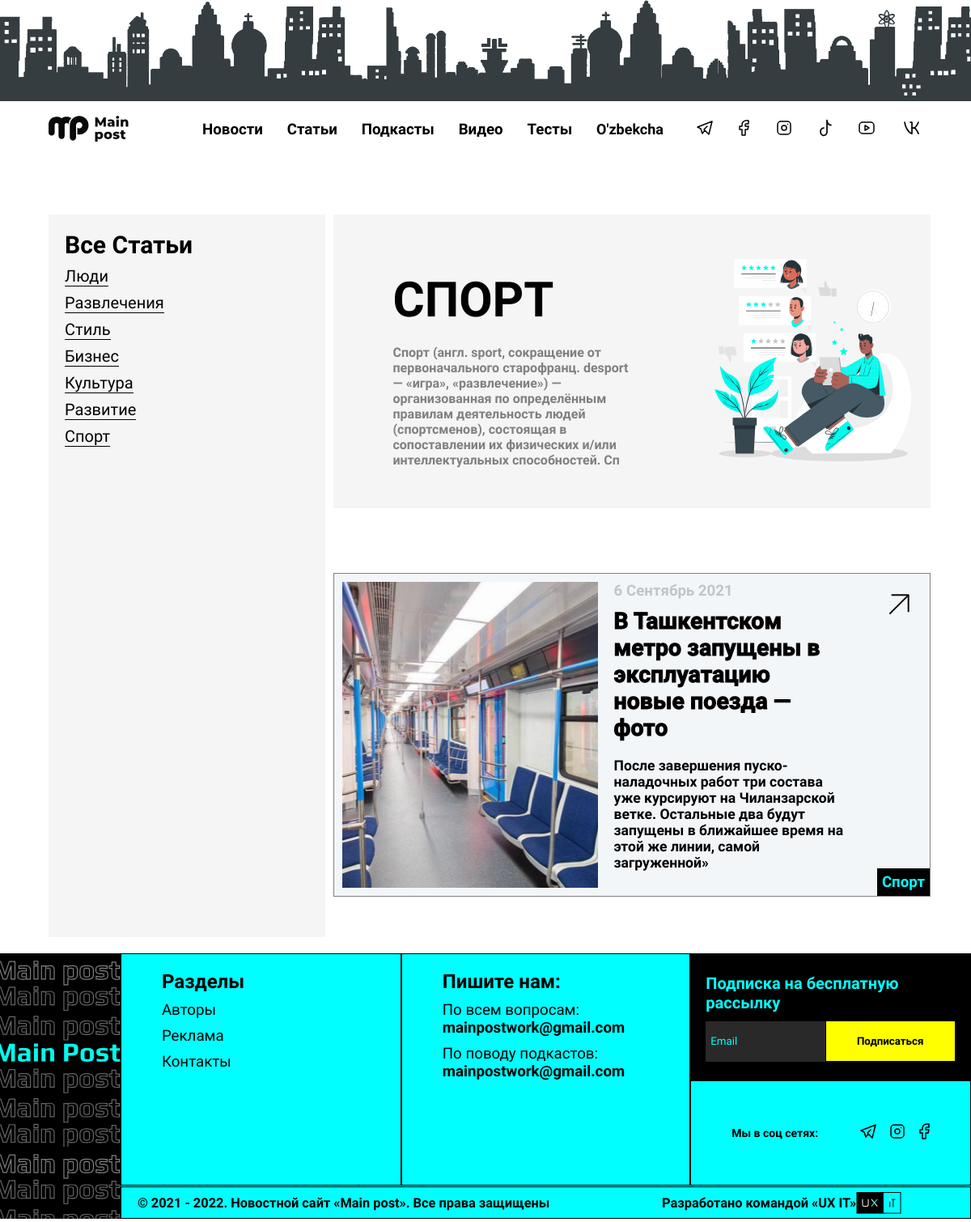
Screenshot of /ru/category/sport/ with the database file from the repository.
### main/models.py (models this page shows, shortened)
class Categories(models.Model):
    name = models.CharField("Название категории", max_length=120)
    description = models.TextField("Описание", max_length=250)
    url = models.SlugField(max_length=120, unique=True)
    def __str__(self):
        return self.name
    class Meta:
        verbose_name = "Категория"
        verbose_name_plural = "Категории"

class Articles(models.Model):
    short_title = models.CharField("Короткое название", max_length=120)
    video = models.CharField("Ссылка YouTube", max_length=500, blank=True)
    title = models.CharField("Название статьи", max_length=250)
    title1 = models.CharField("Короткое название 1", max_length=120)
    title2 = models.CharField("Короткое название 2", max_length=120)
    image = models.ImageField("Картинка", upload_to="article/%Y/%m/%d/")
    slug = models.SlugField("Slug", max_length=120, unique=True)
    categories = models.ForeignKey("Categories",
                                   verbose_name="Категории",
                                   on_delete=models.CASCADE,
                                   related_name="category")
    short_description = models.TextField("Короткое описание", max_length=300)
    description = models.TextField("Описание статьи", )
    date_created = models.DateTimeField("Дата создания", default=timezone.now)   # auto_now_add=True
    date_updated = models.DateTimeField("Дата обновления", auto_now=True)        # auto_now=True
    views = models.PositiveIntegerField("Просмотры", default=0)
    author = models.ForeignKey("Author", verbose_name="Автор", related_name="author", on_delete=models.PROTECT)
    class Meta:
        verbose_name = "Статья"
        verbose_name_plural = "Статьи"
        ordering = ["-id"]

### main/views.py (the view)
# urls.py: path("category/<slug:slug>/", views.category_view, name="category_view"),
def category_view(request, slug):
    page = request.GET.get('page', 1)
    category = get_object_or_404(Categories, url=slug)
    categories_list = Categories.objects.all()
    articles = Articles.objects.filter(categories_id=category.id)
    paginator = Paginator(articles, 3)
    try:
        page_obj = paginator.page(page)
    except PageNotAnInteger:
        page_obj = paginator.page(1)
    except EmptyPage:
        page_obj = paginator.page(paginator.num_pages)
    return render(request, "main/category.html", {"category": category,
                                                  "categories": categories_list,
                                                  "articles": articles,
                                                  "page_obj": page_obj,
                                                  })

### main/templates/main/category.html (shortened to what this page needs)
{% load static i18n %}
<!DOCTYPE html>
<html lang="en">
<head>
    <link rel="stylesheet" href="{% static 'css/category.css' %}">
    <link rel="stylesheet" href="{% static 'css/header.css' %}">
    <link rel="stylesheet" href="{% static 'css/footer.css' %}">
    <link rel="stylesheet" href="{% static 'css/paginator.css' %}">
</head>
<body>
    <div class="adv" style="margin-top: 0">
        <img src="{% static 'img/reklama.png' %}" alt="da">
    </div>
     {% include 'include/header_for_categories.html' %}
    <div class="wrapper">
        <div class="container">
            <div class="left__sidebar">
                <div class="left__sidebar__text">
                    <div class="left_sidebar__title">
                        <a href="{% url 'categories' %}"><h2>Все Статьи</h2></a>
                    </div>
                    {% for category in categories %}
                        <div class="left_sidebar__link"><a style="border-bottom: 1px solid black;" href="{% url 'category_view' category.url %}">{{ category.name }}</a></div>
                    {% endfor %}
                </div>
            </div>
            <div class="right__sidebar">
                <div class="right_sidebar__image">
                    <div class="right_sidebar__text">
                        <div class="right_sidebar__title">
                         <a href="#"><h2>{{ category.name|upper }}</h2></a>
                        </div>
                        <div class="right_sidebar__subtitle">
                            <h4>{{ category.description }}</h4>
                        </div>
                    </div>
                    <div class="right_imgg">
                        <img src="{% static 'img/cuate.svg' %}" alt="da" height="250px">
                    </div>
                </div>
                <div class="redact_wrap">
                    <div class="redact_container">
                        <div class="redact__content">
                        {% for article in page_obj %}
                            <div class="redact_item">
                                <div class="redact_left">
                                    <div class="redact_left__logo"
                                         style="background-image: url({{ article.image.url }});">
                                    </div>
                                    <div class="redact_left__text">
                                        <div class="redact_date">
                                            <h3>{{ article.date_created|date:"j F Y" }}</h3>
                                        </div>
                                        <div class="redact_title">
                                            <a href="{% url 'article_detail' article.slug %}">
                                                <h2>{{ article.title }}</h2></a>
                                        </div>
                                        <div class="redact_subtitle">
                                            <h3>{{ article.short_description }}</h3>
                                        </div>
                                    </div>
                                </div>
                                <div class="redact_right">
                                    <div class="redact_right__logo">
                                        <a href="#"><img src="{% static 'img/ic_arrow-up-right12.svg' %}"
                                                         alt="arrow"></a>
                                    </div>
                                    <div class="redact_ending">
                                        <a href="#"><h3>{{ article.categories }}</h3></a>
                                    </div>
                                </div>
                            </div>
                        {% endfor %}
                        </div>
                    </div>
                </div>
            </div>
        </div>
    </div>
    {% include 'include/footer.html' %}
</body>
</html>

### static/css/header.css (style rules this page uses)
.adv { width: 100%; }
.adv img { width: 100%; }

### static/css/footer.css (style rules this page uses)
* { padding: 0; margin: 0; box-sizing: border-box; color: inherit; text-decoration: none; outline: none; }

### static/css/paginator.css (style rules this page uses)
.wrapper { margin: 0; }

### rows the page displays
Categories: name "Люди"
Categories: name "Развлечения"
Categories: name "Стиль"
Categories: name "Бизнес"
Categories: name "Культура"
Categories: name "Развитие"
Categories: name "Спорт", name "СПОРТ", description "Спорт (англ. sport, сокращение от первоначального старофранц. desport — «игра», «развлечение») — организованная по определённым правилам деятельность людей (спортсменов), состоящая в сопоставлении их физических и/или интеллектуальных способностей. Сп"
Articles: image (picture), date_created "6 Сентябрь 2021", title "В Ташкентском метро запущены в эксплуатацию новые поезда — фото", short_description "После завершения пуско-наладочных работ три состава уже курсируют на Чиланзарской ветке. Остальные два будут запущены в ближайшее время на этой же линии, самой загруженной»", categories "Спорт"
